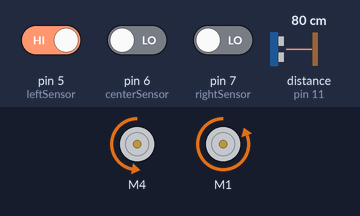
Bench run of a sketch on a simulated Arduino Uno, built with avr-gcc and run on an emulated ATmega328P. Shown: 2 × DC motor (green arrow = forward, orange = backward, longer = faster). Wiring (inferred from the names in the program): ultrasonic range finder: trigger pin 10; echo pin 11. The test bench sets the inputs (shaded band); at power-on: distance to the obstacle (sensor on pin 11) 80 cm, pin 7 (rightSensor) LOW, pin 5 (leftSensor) HIGH, pin 6 (centerSensor) LOW. The echo pulse lasts 58.3 µs per cm; random numbers use the default seed unless the sketch sets one.

Above: at 3.7 s.
4.3 s: distance to the obstacle (sensor on pin 11) set to 2 cm
At 4.76 s:
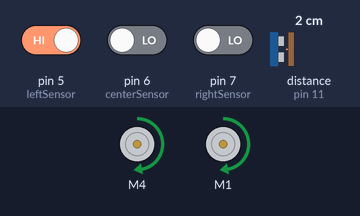
7.5 s: distance to the obstacle (sensor on pin 11) set to 120 cm
At 7.77 s:
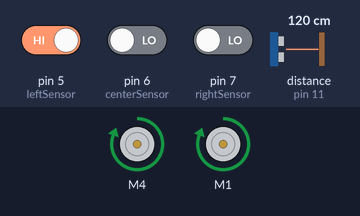
10.7 s: pin 7 (rightSensor) driven HIGH
At 12.0 s:
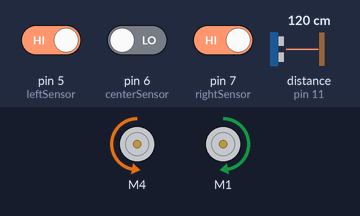
13.9 s: distance to the obstacle (sensor on pin 11) set to 77 cm
17.1 s: distance to the obstacle (sensor on pin 11) set to 250 cm
Timing chart, 0 to 23.4 s (numbered marks = the images above; inputs shaded):
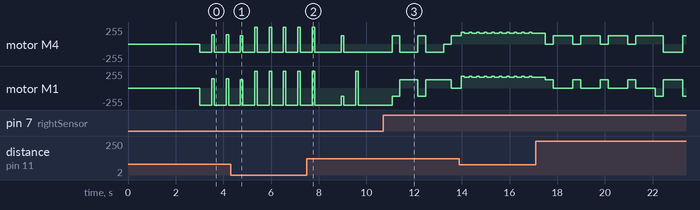

The sketch:

minisumoai2.ino
```cpp
#include <Wire.h>
#include <Adafruit_MotorShield.h>
#include "utility/Adafruit_MS_PWMServoDriver.h"
Adafruit_MotorShield AFMS = Adafruit_MotorShield();
Adafruit_DCMotor *leftMotor = AFMS.getMotor(4);
Adafruit_DCMotor *rightMotor = AFMS.getMotor(1);
#define leftSensor    5
#define centerSensor  6
#define rightSensor   7
#define echoPin       11
#define trigPin       10
const int moveSpeed = 255;
const float factor = 0.5;
const int maximumRange = 80;
const int revDelay = 500;
const int fullSpeedDistance = 70;              // ADJUSTABLE - 70/75/80
const int attackDistance = 60;                 // ADJUSTABLE - 60/70/80
const unsigned long searchTurnTime = 300;      // ADJUSTABLE - 300/500/700/900
long duration, distance;
bool opponentDetected = false;

void setup()
{
  AFMS.begin();
  pinMode(leftSensor, INPUT);
  pinMode(centerSensor, INPUT);
  pinMode(rightSensor, INPUT);
  pinMode(trigPin, OUTPUT);
  pinMode(echoPin, INPUT);
  leftMotor->run(RELEASE);
  rightMotor->run(RELEASE);
  delay(3000);
}

void loop() {
  int AINL = digitalRead(leftSensor);
  int AINC = digitalRead(centerSensor);
  int AINR = digitalRead(rightSensor);
  digitalWrite(trigPin, LOW);
  delayMicroseconds(2);
  digitalWrite(trigPin, HIGH);
  delayMicroseconds(10);
  digitalWrite(trigPin, LOW);
  duration = pulseIn(echoPin, HIGH);
  distance = duration / 58.2;
  if (!AINL && !AINC && !AINR) {
    avoidEdge();
  }
  else if (AINL && AINC && !AINR) {
    avoidEdge();
  }
  else if (!AINL && AINC && AINR) {
    avoidEdge();
  }
  else if (AINL && !AINC && !AINR) {
    avoidEdge();
  }
  else if (!AINL && !AINC && AINR) {
    avoidEdge();
  }
  if (distance <= maximumRange) {
    opponentDetected = true;
  } else {
    opponentDetected = false;
  } if (opponentDetected) {
    attackOpponent();
  } else {
    searchForOpponent();
  }
  delay(100);
}

void avoidEdge() {
  leftMotor->setSpeed(moveSpeed * factor);
  rightMotor->setSpeed(moveSpeed);
  leftMotor->run(BACKWARD);
  rightMotor->run(BACKWARD);
  delay(revDelay);
}

void attackOpponent() {
  float attackFactor;
  if (distance <= fullSpeedDistance) {
    attackFactor = 1.0;
  } else {
    attackFactor = 1.0 - ((float)(distance - fullSpeedDistance) / (maximumRange - fullSpeedDistance)) * 0.5;
    attackFactor = constrain(attackFactor, 0.5, 1.0);
  }
  int attackSpeed = moveSpeed * attackFactor;
  leftMotor->setSpeed(attackSpeed);
  rightMotor->setSpeed(attackSpeed);
  leftMotor->run(FORWARD);
  rightMotor->run(FORWARD);
}

void searchForOpponent() {
  static unsigned long lastActionTime = 0;
  static int phase = 0;
  static int moveDecision = -1;
  unsigned long currentTime = millis();

  if (moveDecision == -1) {
    moveDecision = random(0, 2);
    phase = 0;
    lastActionTime = currentTime;
  }
  if (currentTime - lastActionTime >= searchTurnTime) {
    lastActionTime = currentTime;
    phase++;
    if (moveDecision == 0) {
      if (phase == 1) {
        leftMotor->setSpeed(moveSpeed * factor);
        rightMotor->setSpeed(moveSpeed * factor);
        leftMotor->run(RELEASE);
        rightMotor->run(FORWARD);
      } else if (phase == 2) {
        leftMotor->run(FORWARD);
        rightMotor->run(RELEASE);
      } else {
        moveDecision = -1;
      }
    } else {
      if (phase == 1) {
        leftMotor->setSpeed(moveSpeed * factor);
        rightMotor->setSpeed(moveSpeed * factor);
        leftMotor->run(FORWARD);
        rightMotor->run(BACKWARD);
      } else if (phase == 2) {
        leftMotor->run(BACKWARD);
        rightMotor->run(FORWARD);
      } else {
        moveDecision = -1;
      }
    }
  }
}
```
